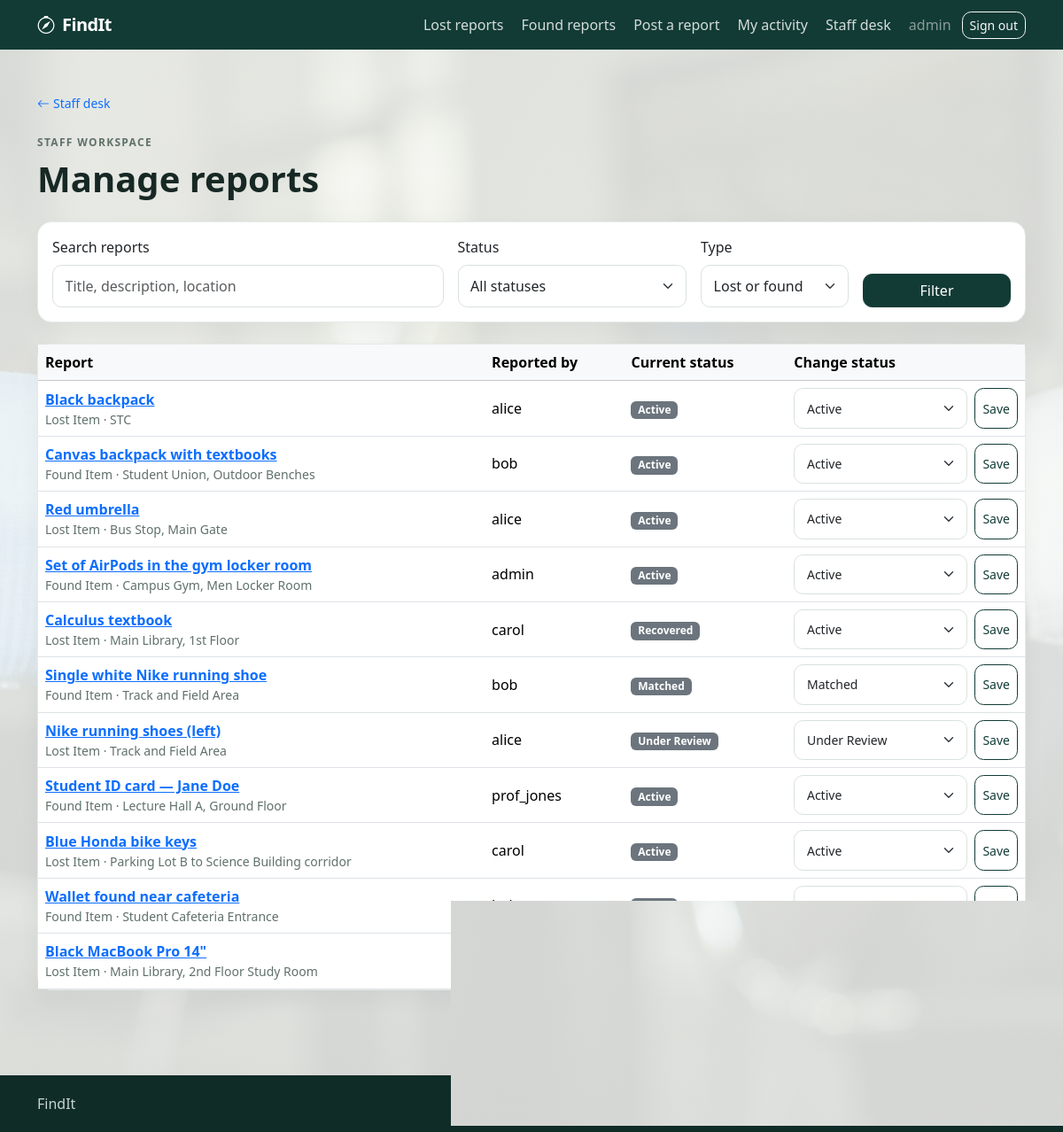
The page /browse/staff/reports/ (signed in) on the database its author committed.
### accounts/models.py (models this page shows, shortened)
class User(AbstractUser):
    ROLE_CHOICES = [
        ('student', 'Student'),
        ('staff', 'Staff'),
        ('admin', 'Administrator'),
    ]
    role = models.CharField(
        max_length=20,
        choices=ROLE_CHOICES,
        default='student'
    )

### lostfound/models.py (models this page shows, shortened)
class ItemReport(models.Model):
    REPORT_TYPES = [
        ('lost', 'Lost Item'),
        ( 'found', 'Found Item')
    ]
    STATUS_CHOICES = [
        ('active', 'Active',),
        ('under review', 'Under Review',),
        ('matched', 'Matched',),
        ('recovered', 'Recovered',),
        ('closed', 'Closed',),
        ('hidden', 'Hidden',),
    ]
    CATEGORY_CHOICES = [
        ('electronics', 'Electronics',),
        ('clothing', 'Clothing',),
        ('documents', 'Documents',),
        ('accessories', 'Accessories',),
        ('other', 'Other',),
    ]
    reporter = models.ForeignKey(
        settings.AUTH_USER_MODEL,
        on_delete=models.CASCADE,
        related_name='reports'
    )
    report_type = models.CharField(
        max_length=10,
        choices=REPORT_TYPES
    )
    title = models.CharField(max_length=150)
    description = models.TextField()
    category = models.CharField(
        max_length=30,
        choices=CATEGORY_CHOICES,
    )
    date_lost_or_found = models.DateField()
    location = models.CharField(max_length=200)
    image = models.ImageField(
        upload_to='item_images/',
        blank=True,
        null=True,
    )
    status = models.CharField(
        max_length=20,
        choices=STATUS_CHOICES,
        default='active'
    )
    created_at = models.DateTimeField(auto_now_add=True)
    updated_at = models.DateTimeField(auto_now=True)

### lostfound/views.py (the view)
# urls.py: path('staff/reports/', views.staff_report_list, name='staff_report_list'),
@staff_member_required(login_url='admin:login')
def staff_report_list(request):
    reports = ItemReport.objects.select_related('reporter')
    status = request.GET.get('status', '')
    report_type = request.GET.get('type', '')
    keyword = request.GET.get('q', '').strip()
    if status in dict(ItemReport.STATUS_CHOICES):
        reports = reports.filter(status=status)
    if report_type in dict(ItemReport.REPORT_TYPES):
        reports = reports.filter(report_type=report_type)
    if keyword:
        reports = reports.filter(
            Q(title__icontains=keyword)
            | Q(description__icontains=keyword)
            | Q(location__icontains=keyword)
        )
    page_obj = Paginator(reports.order_by('-updated_at'), 20).get_page(
        request.GET.get('page')
    )
    return render(request, 'lostfound/staff_reports.html', {
        'reports': page_obj,
        'page_obj': page_obj,
        'status_choices': ItemReport.STATUS_CHOICES,
        'status_edit_choices': [
            choice for choice in ItemReport.STATUS_CHOICES
            if choice[0] != 'recovered'
        ],
        'selected_status': status,
        'selected_type': report_type,
        'query': keyword,
    })

### templates/lostfound/staff_reports.html (shortened to what this page needs)
{% extends 'lostfound/base.html' %}
{% block content %}
<a href="{% url 'admin_dashboard' %}" class="small text-decoration-none"><i class="bi bi-arrow-left me-1"></i>Staff desk</a>
<p class="eyebrow mt-4 mb-2">Staff workspace</p>
<h1 class="display-6 fw-bold">Manage reports</h1>
<form method="get" class="card my-4">
    <div class="card-body">
        <div class="row g-3 align-items-end">
            <div class="col-md-5">
                <label class="form-label" for="q">Search reports</label>
                <input class="form-control" id="q" name="q" value="{{ query }}" placeholder="Title, description, location">
            </div>
            <div class="col-md-3">
                <label class="form-label" for="status">Status</label>
                <select class="form-select" id="status" name="status">
                    <option value="">All statuses</option>
                </select>
            </div>
            <div class="col-md-2">
                <label class="form-label" for="type">Type</label>
                <select class="form-select" id="type" name="type">
                    <option value="">Lost or found</option>
                </select>
            </div>
            <div class="col-md-2 d-grid"><button class="btn btn-primary" type="submit">Filter</button></div>
        </div>
    </div>
</form>
<div class="card">
    <div class="table-responsive">
        <table class="table align-middle mb-0">
            <thead class="table-light"><tr><th>Report</th><th>Reported by</th><th>Current status</th><th>Change status</th></tr></thead>
            <tbody>
                {% for report in reports %}
                    <tr>
                        <td><a href="{% url 'report_detail' report.pk %}" class="fw-semibold">{{ report.title }}</a><div class="small text-muted">{{ report.get_report_type_display }} · {{ report.location }}</div></td>
                        <td>{{ report.reporter.username }}</td>
                        <td><span class="badge text-bg-secondary">{{ report.get_status_display }}</span></td>
                        <td>
                            <form method="post" action="{% url 'update_report_status' report.pk %}" class="d-flex gap-2">
                                <select class="form-select form-select-sm" id="status-{{ report.pk }}" name="status">
                                    {% for value, label in status_edit_choices %}
                                        <option value="{{ value }}" {% if report.status == value %}selected{% endif %}>{{ label }}</option>
                                    {% endfor %}
                                </select>
                                <button class="btn btn-sm btn-outline-primary flex-shrink-0" type="submit">Save</button>
                            </form>
                        </td>
                    </tr>
                {% empty %}
                    <tr><td colspan="4" class="text-center p-5 text-muted">No reports found.</td></tr>
                {% endfor %}
            </tbody>
        </table>
    </div>
</div>
{% endblock %}

### templates/lostfound/base.html (shortened to what this page needs)
{% load static %}
<!doctype html>
<html lang="en">
<head>
    <link href="https://cdn.jsdelivr.net/npm/bootstrap@5.3.3/dist/css/bootstrap.min.css" rel="stylesheet">
    <link href="https://cdn.jsdelivr.net/npm/bootstrap-icons@1.11.3/font/bootstrap-icons.css" rel="stylesheet">
</head>
<body>
<nav class="navbar navbar-expand-lg navbar-dark">
    <div class="container">
        <a class="navbar-brand" href="{% url 'landing' %}">
            <i class="bi bi-compass me-1" aria-hidden="true"></i> FindIt
        </a>
        <div class="collapse navbar-collapse" id="navbarNav">
            <ul class="navbar-nav ms-auto align-items-lg-center gap-lg-1">
                <li class="nav-item"><a class="nav-link" href="{% url 'lost_reports' %}">Lost reports</a></li>
                <li class="nav-item"><a class="nav-link" href="{% url 'found_reports' %}">Found reports</a></li>
                {% if user.is_authenticated %}
                    <li class="nav-item"><a class="nav-link" href="{% url 'create_report' %}">Post a report</a></li>
                    <li class="nav-item"><a class="nav-link" href="{% url 'my_activity' %}">My activity</a></li>
                    {% if user.is_staff or user.is_superuser %}
                        <li class="nav-item"><a class="nav-link" href="{% url 'admin_dashboard' %}">Staff desk</a></li>
                    {% endif %}
                    <li class="nav-item"><span class="nav-link text-white-50">{{ user.username }}</span></li>
                    <li class="nav-item">
                        <form method="post" action="{% url 'logout' %}" class="m-0">
                            <button class="btn btn-sm btn-outline-light" type="submit">Sign out</button>
                        </form>
                    </li>
                {% else %}
                    <li class="nav-item"><a class="nav-link" href="{% url 'login' %}">Sign in</a></li>
                    <li class="nav-item"><a class="btn btn-sm btn-light ms-lg-2" href="{% url 'register' %}">Create account</a></li>
                {% endif %}
            </ul>
        </div>
    </div>
</nav>
<main class="container py-4 py-lg-5">
    {% block content %}{% endblock %}
</main>
<footer class="footer">
    <div class="container d-flex flex-column flex-sm-row justify-content-between gap-2">
        <span>FindIt</span>
        <small>Share only the details needed to reunite people with their belongings.</small>
    </div>
</footer>
</body>
</html>

### rows shown on the page
User: username "admin"
ItemReport: title "Black backpack", report_type "Lost Item", location "STC", reporter.username "alice", status "Active"
ItemReport: title "Canvas backpack with textbooks", report_type "Found Item", location "Student Union, Outdoor Benches", reporter.username "bob", status "Active"
ItemReport: title "Red umbrella", report_type "Lost Item", location "Bus Stop, Main Gate", reporter.username "alice", status "Active"
ItemReport: title "Set of AirPods in the gym locker room", report_type "Found Item", location "Campus Gym, Men Locker Room", reporter.username "admin", status "Active"
ItemReport: title "Calculus textbook", report_type "Lost Item", location "Main Library, 1st Floor", reporter.username "carol", status "Recovered", status "Active"
ItemReport: title "Single white Nike running shoe", report_type "Found Item", location "Track and Field Area", reporter.username "bob", status "Matched"
ItemReport: title "Nike running shoes (left)", report_type "Lost Item", location "Track and Field Area", reporter.username "alice", status "Under Review"
ItemReport: title "Student ID card — Jane Doe", report_type "Found Item", location "Lecture Hall A, Ground Floor", reporter.username "prof_jones", status "Active"
ItemReport: title "Blue Honda bike keys", report_type "Lost Item", location "Parking Lot B to Science Building corridor", reporter.username "carol", status "Active"
ItemReport: title "Wallet found near cafeteria", report_type "Found Item", location "Student Cafeteria Entrance", reporter.username "bob", status "Active"
ItemReport: title "Black MacBook Pro 14\"", report_type "Lost Item", location "Main Library, 2nd Floor Study Room", status "Active"
